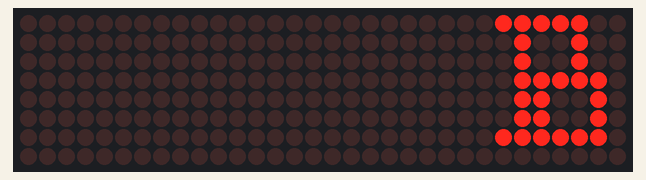
The sketch below on a simulated Arduino Uno, built with avr-gcc and run on an emulated ATmega328P. Shown: 32×8 LED matrix.

Above: at 0.1 s.
At 1.1 s:
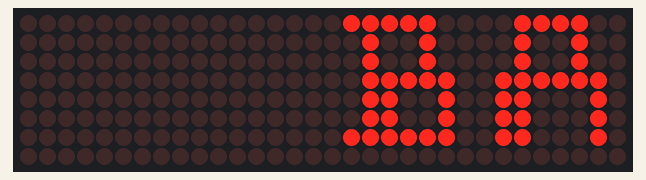
At 2.1 s:
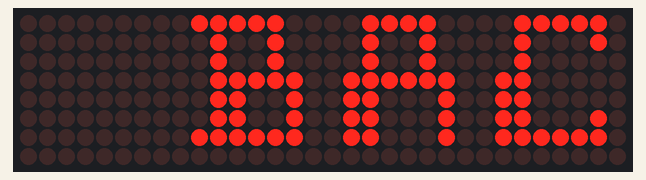
At 3.1 s:
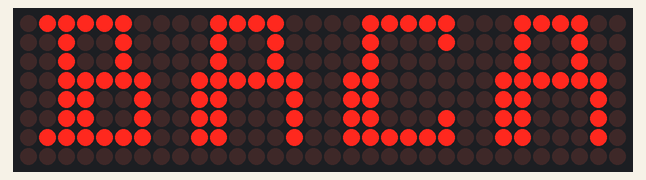
At 6.1 s:
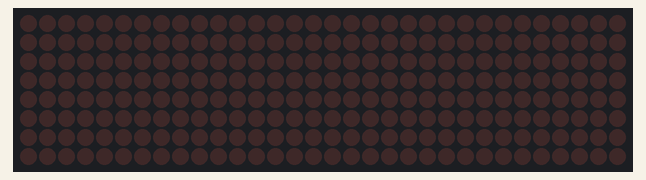

Measured:
- by itself, everything shown: repeats every 8.0 s, in 5 steps
- what the display in image 1 shows lasts 1.0 s, from 1.0 s to 2.0 s
- what the display in image 3 shows lasts 3.1 s, from 3.0 s to 6.1 s
- what the display in image 4 shows lasts 2.0 s, from 6.1 s to 8.1 s

The sketch:

P5-2.ino
```cpp
#include "LedControl.h"

LedControl lc = LedControl(11, 13, 3, 4);

byte hurufA[] = {0x3C,0x24,0x24,0x7E,0x62,0x62,0x62,0x00};
byte hurufB[] = {0x7C,0x24,0x24,0x3E,0x32,0x32,0x7E,0x00};
byte hurufC[] =
{
  B00111110, // First frame of invader #1
  B00100010,
  B00100000,
  B01100000,
  B01100000,
  B01100010,
  B01111110,
  B00000000
};

void setup() {
  // put your setup code here, to run once:
  int devices = lc.getDeviceCount();
  for(int address = 0; address<devices; address++){
    lc.shutdown(address, false);
    lc.setIntensity(address, 2);
    lc.clearDisplay(address);
  }
}

void loop() {
  for (int i=0;i<4;i++) {
      B(i);
      A(i-1);
      C(i-2);
      A(i-3);
      delay(1000);
    }
  delay(2000);
  lc.clearDisplay(0);
  lc.clearDisplay(1);
  lc.clearDisplay(2);
  lc.clearDisplay(3);
  delay(2000);
}

void A(int dev){
  for (int i = 0; i < 8; i++){
    lc.setRow(dev,i,hurufA[i]);
  }
}

void B(int dev){
  for (int i = 0; i < 8; i++){
    lc.setRow(dev,i,hurufB[i]);
  }
}

void C(int dev){
  for (int i = 0; i < 8; i++){
    lc.setRow(dev,i,hurufC[i]);
  }
}
```
